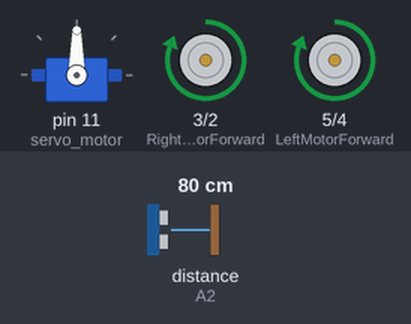
Bench run of a sketch on a simulated Arduino Uno, built with avr-gcc and run on an emulated ATmega328P. Shown: servo, motor-driver pin pairs drawn as motors (green arrow = first pin HIGH = forward, orange = second pin HIGH = backward, longer = more drive). The inputs (shaded band) are chosen by the test bench; at power-on: distance to the obstacle (sensor on A2) 80 cm. The echo pulse lasts 58.3 µs per cm.

Above: at 3.3 s.
3.4 s: distance to the obstacle (sensor on A2) set to 23 cm
4.9 s: distance to the obstacle (sensor on A2) set to 18 cm
At 5.56 s:
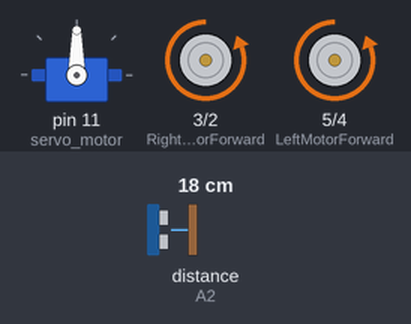
At 6.4 s:
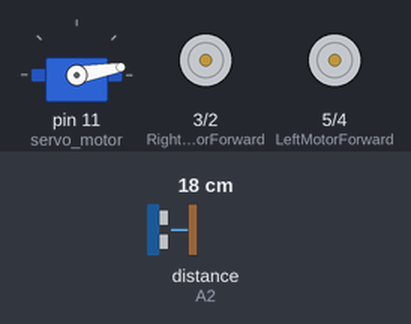
10.9 s: distance to the obstacle (sensor on A2) set to 35 cm
13.5 s: distance to the obstacle (sensor on A2) set to 2 cm
At 16.1 s:
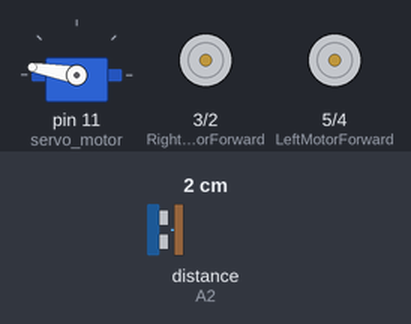
Timing chart, 0 to 17.5 s (numbered marks = the images above; inputs shaded):
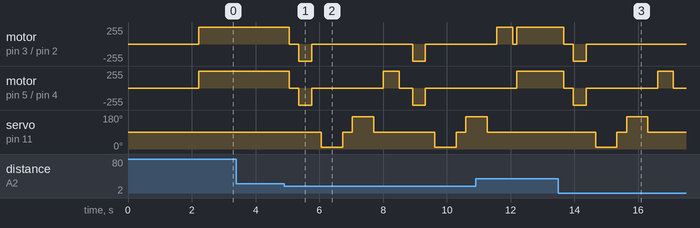

The sketch:

obst_avoid.ino
```cpp
#include <Servo.h>          //Servo motor library. This is standard library
#include <NewPing.h>        //Ultrasonic sensor function library. You must install this library

//our L298N control pins
const int LeftMotorForward = 5;
const int LeftMotorBackward = 4;
const int RightMotorForward = 3;
const int RightMotorBackward = 2;

//sensor pins
#define trig_pin A3 //analog output
#define echo_pin A2 //analog input

#define maximum_distance 200
boolean goesForward = false;
int distance = 100;

NewPing sonar(trig_pin, echo_pin, maximum_distance); //sensor function
Servo servo_motor; //our servo name


void setup(){

  pinMode(RightMotorForward, OUTPUT);
  pinMode(LeftMotorForward, OUTPUT);
  pinMode(LeftMotorBackward, OUTPUT);
  pinMode(RightMotorBackward, OUTPUT);

  servo_motor.attach(11); //our servo pin

  servo_motor.write(90);
  delay(2000);
  distance = readPing();
  delay(100);
}

void loop(){

  int distanceRight = 0;
  int distanceLeft = 0;
  delay(50);

  if (distance <= 20){
    moveStop();
    delay(300);
    moveBackward();
    delay(400);
    moveStop();
    delay(300);
    distanceRight = lookRight();
    delay(300);
    distanceLeft = lookLeft();
    delay(300);

    if (distanceRight >= distanceLeft){
      turnRight();
      moveStop();
    }
    else{
      turnLeft();
      moveStop();
    }
  }
  else{
    moveForward();
  }
    distance = readPing();
}

int lookRight(){
  servo_motor.write(10);
  delay(500);
  int distance = readPing();
  delay(100);
  servo_motor.write(90);
  return distance;
}

int lookLeft(){
  servo_motor.write(170);
  delay(500);
  int distance = readPing();
  delay(100);
  servo_motor.write(90);
  return distance;
  delay(100);
}

int readPing(){
  delay(70);
  int cm = sonar.ping_cm();
  return cm;
}

void moveStop(){

  digitalWrite(RightMotorForward, LOW);
  digitalWrite(LeftMotorForward, LOW);
  digitalWrite(RightMotorBackward, LOW);
  digitalWrite(LeftMotorBackward, LOW);
}

void moveForward(){

  if(!goesForward){

    goesForward=true;

    digitalWrite(LeftMotorForward, HIGH);
    digitalWrite(RightMotorForward, HIGH);

    digitalWrite(LeftMotorBackward, LOW);
    digitalWrite(RightMotorBackward, LOW);
  }
}

void moveBackward(){

  goesForward=false;

  digitalWrite(LeftMotorBackward, HIGH);
  digitalWrite(RightMotorBackward, HIGH);

  digitalWrite(LeftMotorForward, LOW);
  digitalWrite(RightMotorForward, LOW);

}

void turnRight(){

  digitalWrite(LeftMotorForward, HIGH);
  digitalWrite(RightMotorBackward, LOW);

  digitalWrite(LeftMotorBackward, LOW);
  digitalWrite(RightMotorForward, LOW);

  delay(500);

  digitalWrite(LeftMotorForward, HIGH);
  digitalWrite(RightMotorForward, HIGH);

  digitalWrite(LeftMotorBackward, LOW);
  digitalWrite(RightMotorBackward, LOW);


}

void turnLeft(){

  digitalWrite(LeftMotorBackward, LOW);
  digitalWrite(RightMotorForward, HIGH);

  digitalWrite(LeftMotorForward, LOW);
  digitalWrite(RightMotorBackward, LOW);

  delay(500);

  digitalWrite(LeftMotorForward, HIGH);
  digitalWrite(RightMotorForward, HIGH);

  digitalWrite(LeftMotorBackward, LOW);
  digitalWrite(RightMotorBackward, LOW);
}
```

Measured:
- the behaviour switches between 21 and 20 cm on distance to the obstacle (sensor on A2) (found by bisection; images 0 and 1)
- after the input at 3.4 s, every drawn part: stays the same
